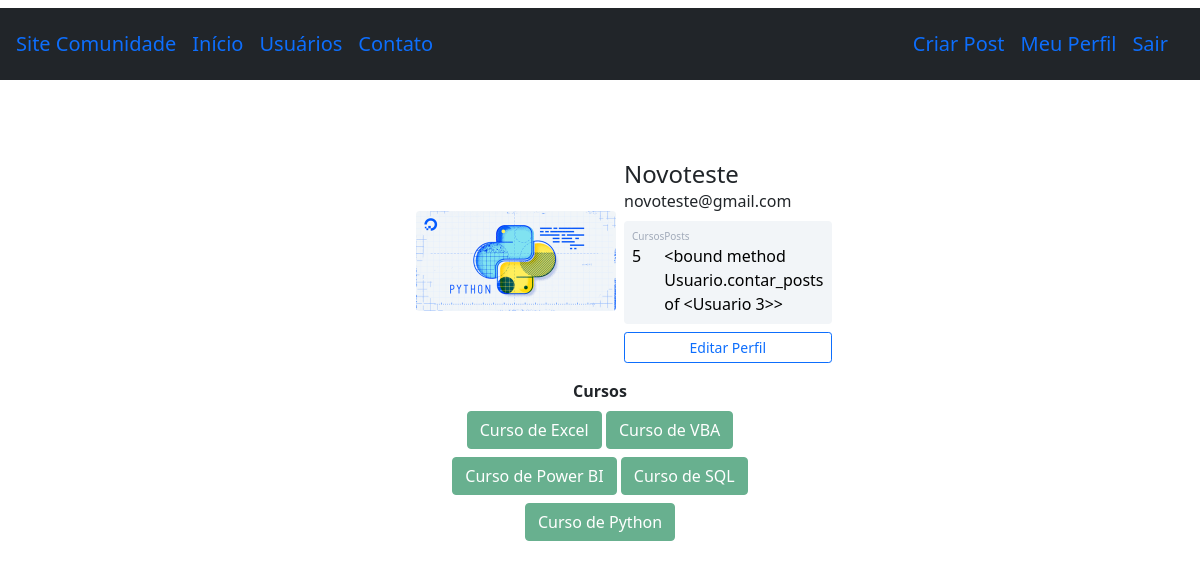
Screenshot of /perfil (signed in) with the database file from the repository.
### comunidade_teste/models.py (models this page shows, shortened)
class Usuario(database.Model, UserMixin):
    id = database.Column(database.Integer, primary_key=True)
    username = database.Column(database.String, nullable=False)
    email = database.Column(database.String, nullable=False, unique=True)
    senha = database.Column(database.String, nullable=False)
    foto_perfil = database.Column(database.String, default='default.jpg')
    posts = database.relationship('Post', backref='autor', lazy=True, passive_deletes=True)
    cursos = database.Column(database.String, nullable=False, default='Não Informado')

### comunidade_teste/routes.py (the view)
@app.route('/perfil')
@login_required
def perfil():
    foto_perfil = url_for('static', filename='fotos_perfil/{}'.format(current_user.foto_perfil))
    return render_template('perfil.html', foto_perfil=foto_perfil)

### comunidade_teste/models.py (called while the page is built)
@login_manager.user_loader
def load_usuario(id_usuario):
    return Usuario.query.get(int(id_usuario))

### comunidade_teste/templates/perfil.html (shortened to what this page needs)
{% extends 'base.html' %}
{% block body %}
    <div class="container mt-5 d-flex justify-content-center">
        <div class="card p-3">
            <div class="d-flex align-items-center">
                <div class="image pe-2"> <img src="{{ foto_perfil }}" class="rounded" width="200"> </div>
                <div class="ml-3 w-100">
                    <h4 class="mb-0 mt-0">{{ current_user.username }}</h4> <span>{{ current_user.email }}</span>
                    <div class="p-2 mt-2 bg-primary d-flex justify-content-between rounded text-white stats">
                        {% if 'Não Informado' in current_user.cursos %}
                            <div class="d-flex flex-column"> <span class="articles">Cursos</span> <span class="number1">0</span> </div>
                        {% else %}
                            <div class="d-flex flex-column"> <span class="articles">Cursos</span> <span class="number1">{{ current_user.cursos.count(';') + 1 }}</span> </div>
                        {% endif %}
                        <div class="d-flex flex-column"> <span class="rating">Posts</span> <span class="number3"> {{ current_user.contar_posts }} </span> </div>
                    </div>
                    <div class="button mt-2 d-flex flex-row align-items-center">
                        <a class="w-100" href="{{ url_for('editar_perfil') }}">
                            <button class="btn btn-sm btn-outline-primary w-100">Editar Perfil</button>
                        </a>
                    </div>
                </div>
            </div>
        </div>
    </div>
    <div class="row justify-content-center">
        <div class="col col-4" style="text-align: center">
            <strong>Cursos</strong><br>
            {% for curso in current_user.cursos.split(';') %}
                <button type="button" class="btn btn-success mt-2" disabled>{{ curso }}</button>
            {% endfor %}
        </div>
    </div>
{% endblock %}

### comunidade_teste/static/main.css (style rules this page uses)
.card { width: 400px; border: none; border-radius: 10px; background-color: #fff; }
.stats { background: #f2f5f8 !important; color: #000 !important; }
.articles { font-size:10px; color: #a1aab9; }
.number1 { font-weight:500; }
.rating { font-size:10px; color: #a1aab9; }
.number3 { font-weight:500; }

### rows the page displays
Usuario: username "Novoteste", email "novoteste@gmail.com", cursos "5"

### other values shown
{{ current_user.contar_posts }} "<bound method Usuario.contar_posts of <Usuario 3>>"
{{ curso }} "Curso de Excel" "Curso de VBA" "Curso de Power BI" "Curso de SQL" "Curso de Python"
